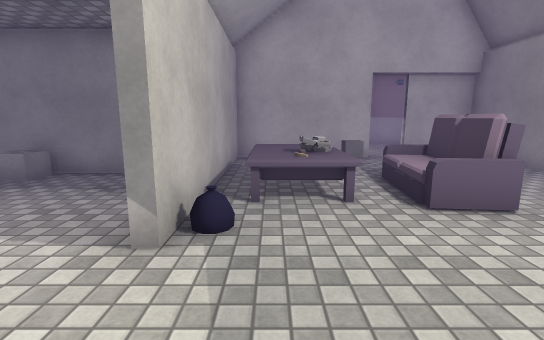
view 1 (above)

12 first-person views from a walk through a scene from a Unity 3-D project. The camera is 1.4 m above the floor, tilts 10° down and sees 85° across. The floor is counted in squares, 1.05 m on a side. Each view is taken from the middle of a square. On the plan, view 1 faces up. The plan holds only what a view shows up to about 14 squares ahead; the rest is blank. The place goes on beyond the plan. The player is left out. Some surface patterns are stand-ins.

view 2
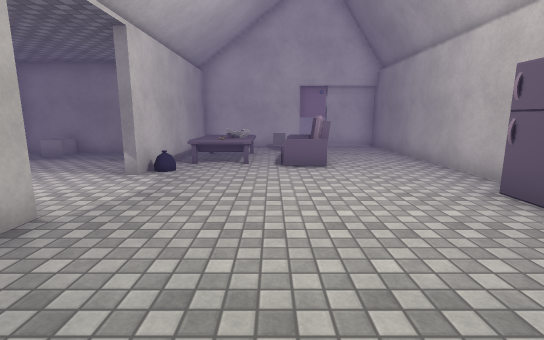

view 3
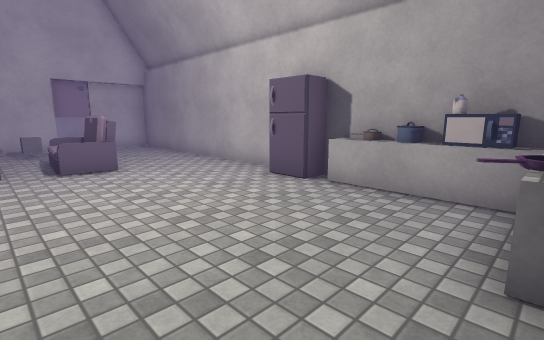

view 4
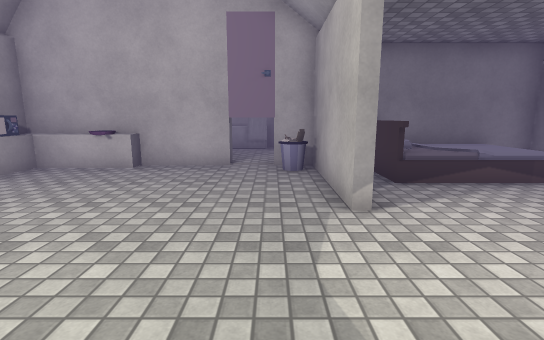

view 5
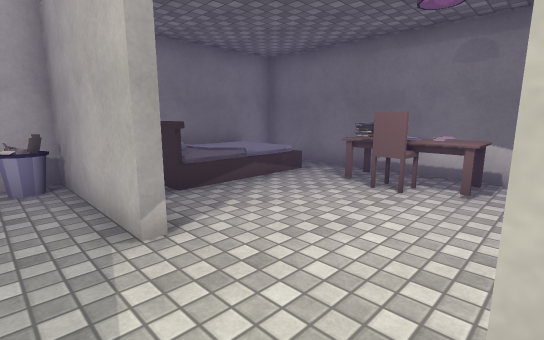

view 6
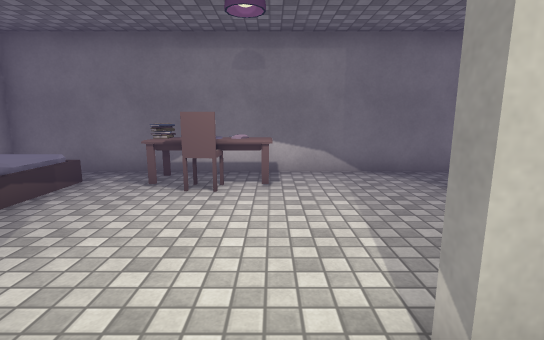

view 7
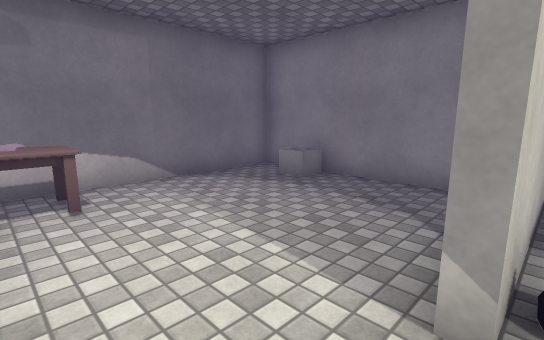

view 8
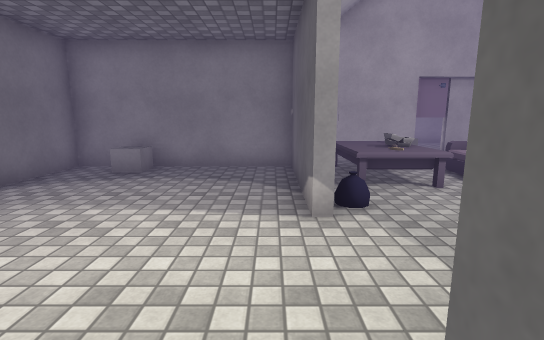

view 9
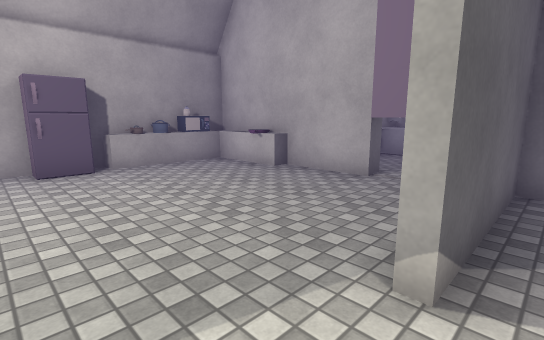

view 10
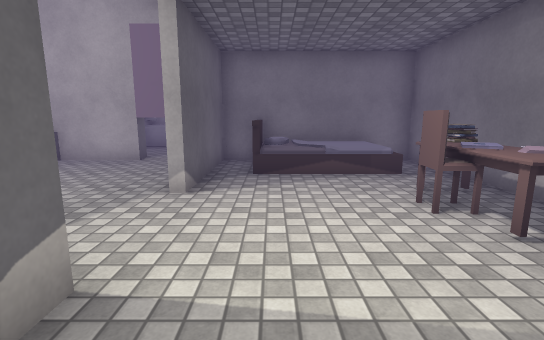

view 11
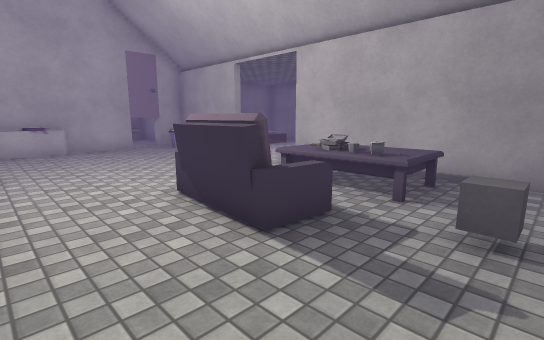

view 12
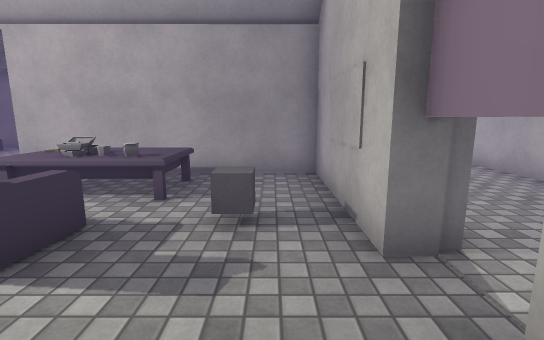

### Floor plan
Points are (right, up) in squares from view 1. A wall is a line through its corners. A room is listed if a view was taken in it or the views show most of it. See-through windows are left out.
Room 1 (views 1, 2, 3, 4, 5, 6, 7, 8, 9, 10, 11, 12)
walls: (-1.5, 2.9) (-1.5, 7.1) (-7.4, 7.1) (-7.4, -4.4) (-1.5, -4.4) (-1.5, -0.1); (-1.2, -0.1) (-1.2, -3.5); (-0.1, -4.2) (-0.1, -4.9); (-0.5, -4.4) (3.4, -4.4); (1.2, -5) (1.2, -4.2); (6.8, -0.4) (6.8, 10.4) (3.2, 10.4); (5.4, -4.4) (6.8, -4.4) (6.8, -3.4); (3.3, 11) (3.3, 10.1) (-1.2, 10.1) (-1.2, 2.9)
low walls: (6.4, -0.4) (6.8, -0.4); (5.4, -3.8) (6.2, -3.8) (6.2, -3.4)
objects: other object (-7, 0); other object (-6, 0); other object (-6, 1); other object (-6, 2); white block (-6, 6) to (-6, 7); other object (-3, -4) to (-3, -2); other object (-1, -4); table (0, 5) to (1, 7); grey cube (2, 9); other object (3, 4); other object (4, -4) to (5, -4); other object (4, 6); other object (6, 0) to (6, 1); other object (7, -3); pot (7, -2); other object (7, -1)

Positions as (right, up) in squares from view 1, and headings:
1: (0, 0), facing up
2: (2, -4), facing up
3: (1, -4), facing up-right
4: (0, 4), facing down
5: (0, 3), facing down-left
6: (0, 2), facing left
7: (-1, 1), facing up-left
8: (-2, -1), facing up
9: (-2, 2), facing down-right
10: (-3, 5), facing down
11: (6, 9), facing down-left
12: (6, 9), facing left
